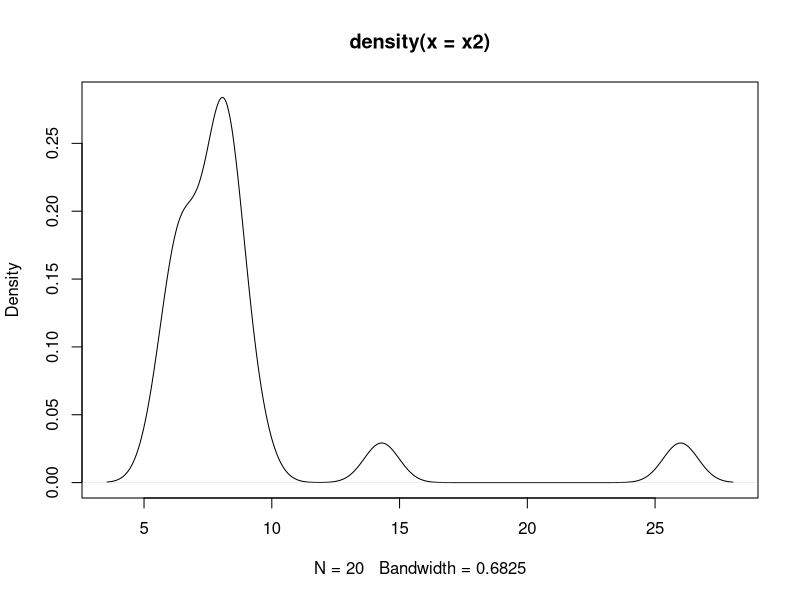
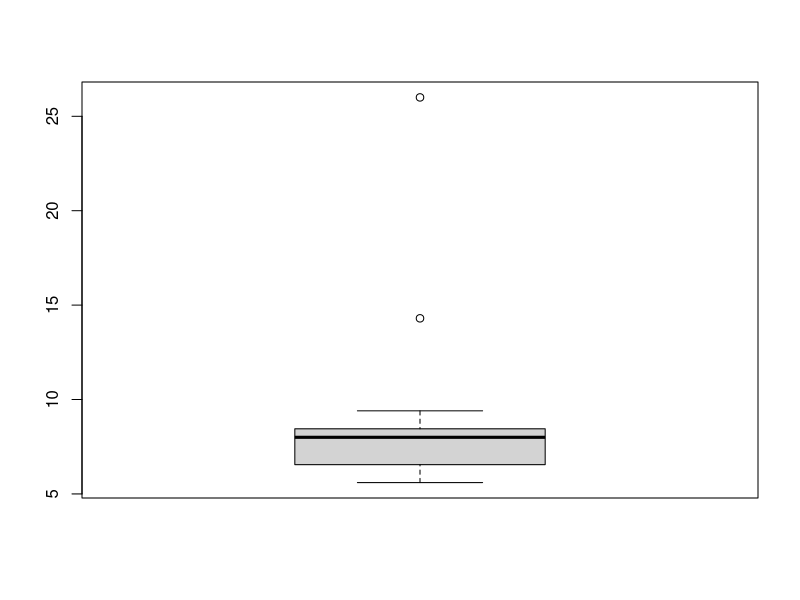
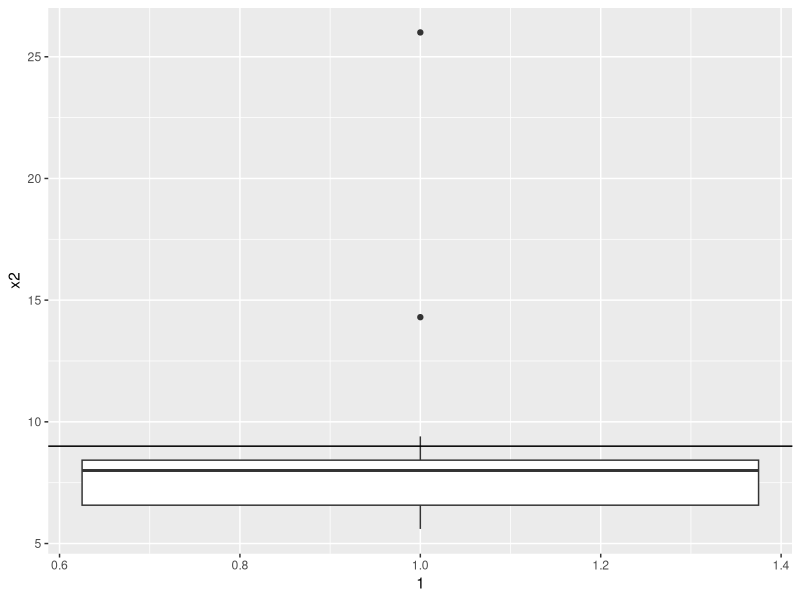
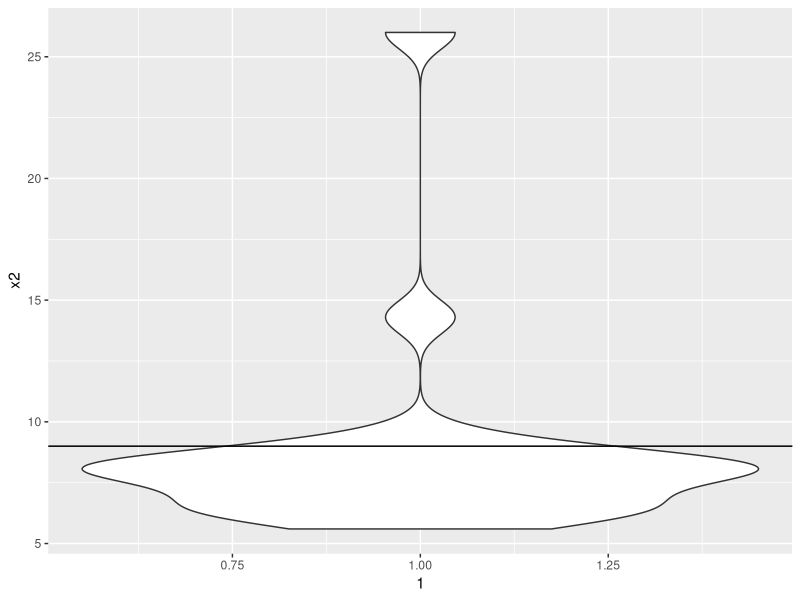
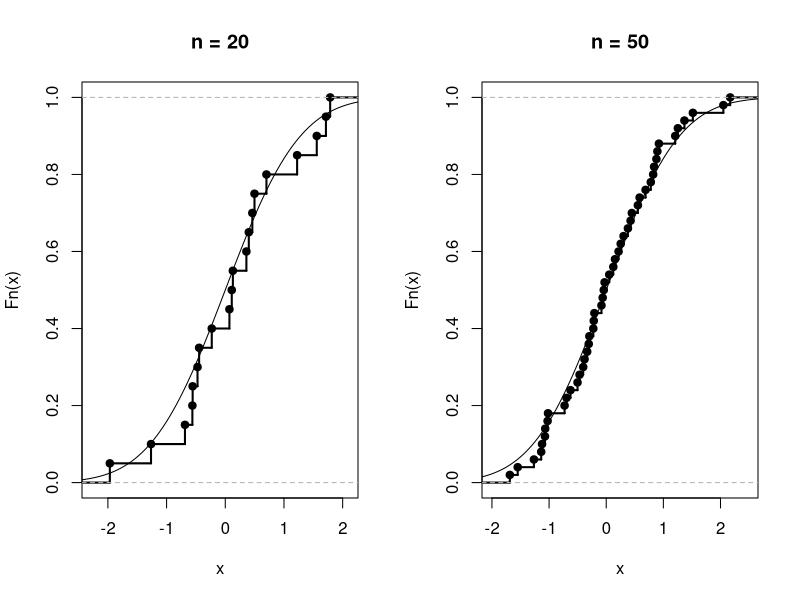
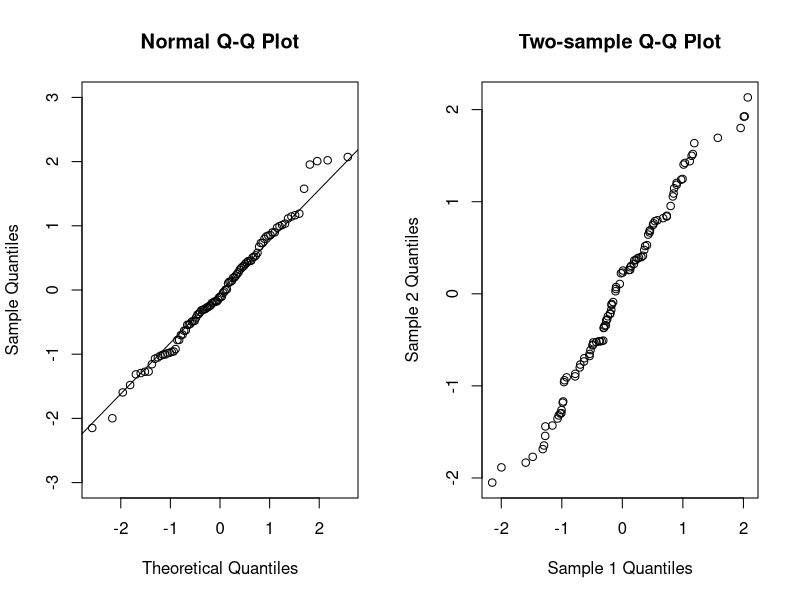
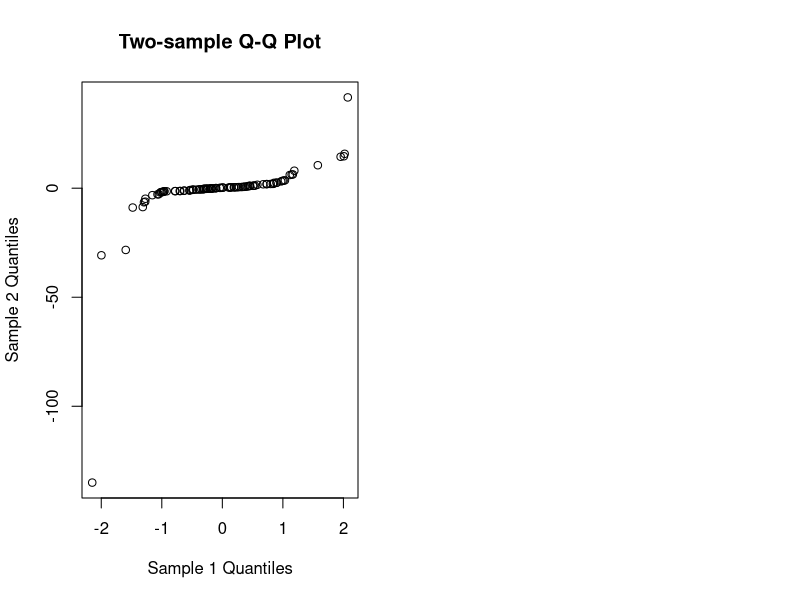
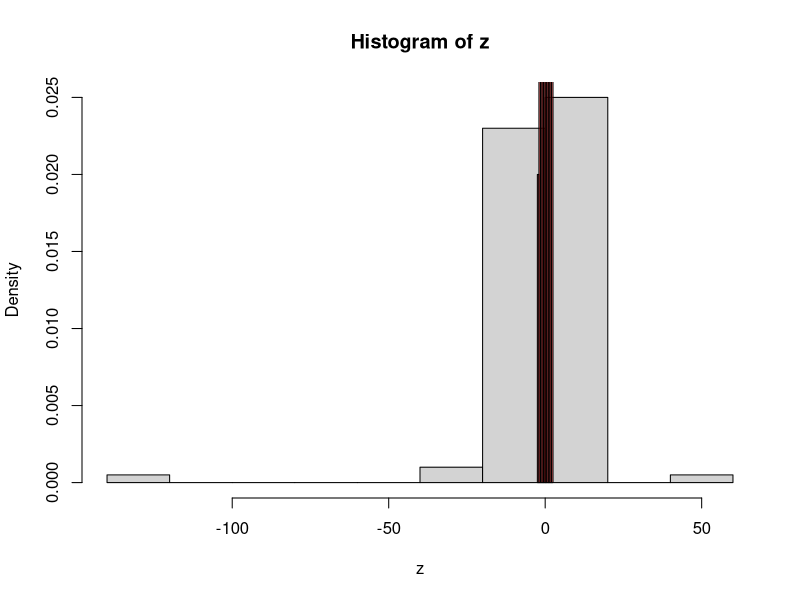

The R source for these figures, in order:
## The problem with tied observations
wilcox.test(c(-2, -2, 2, 2, 5, 5, 5), mu = 3)

##We can suppress this warning message, but it's not recommended in practice
?suppressWarnings
suppressWarnings(wilcox.test(c(-2,-2,2,2,5,5,5),mu = 3))

### R example
x2 <- c(5.6, 6.1, 6.3, 6.4, 6.5, 6.6, 7.0, 7.5, 7.9, 8.0,8.0, 8.1, 8.1, 8.2, 8.4, 8.5, 8.7, 9.4, 14.3, 26.0)

## Plot the density
plot(density(x2))

suppressWarnings(wilcox.test(x2, mu=9, conf.int=TRUE))

binom.test(sum(x2>9),length(x2),alternative = "two.sided")

t.test(x2,alternative = "two.sided",mu=9)

boxplot(x2)
##Better looking plots using ggplots 
library(ggplot2)
qplot(y=x2, x= 1, geom = "boxplot")+geom_abline(slope=0,intercept = 9)

qplot(y=x2, x= 1, geom = "violin")+geom_abline(slope=0,intercept = 9)

## Empirical and True Distribution
set.seed(123)
par(mfrow=c(1,2))
x <- seq(-3,3,length.out = 100)
?ecdf

emp <- ecdf(rnorm(20))
plot(emp,verticals = TRUE,lwd = 2,main="n = 20")
lines(x,pnorm(x))
# abline(h=0.95,col="red")
# abline(v=1.64,col="red")

emp <- ecdf(rnorm(50))
plot(emp,verticals = TRUE,lwd = 2,main="n = 50")
lines(x,pnorm(x))
# abline(h=0.95,col="red")
# abline(v=1.64,col="red")

########## QQ Plots

### One sample
set.seed(12)
y <- rnorm(100)
qqnorm(y, ylim=c(-3,3), main = "Normal Q-Q Plot",
       xlab = "Theoretical Quantiles", ylab = "Sample Quantiles",
       plot.it = TRUE)
qqline(y, distribution = qnorm)

### Two samples same 
z <- rnorm(100)
qqplot(y,z,main = "Two-sample Q-Q Plot",
       xlab = "Sample 1 Quantiles", ylab = "Sample 2 Quantiles")

### Two samples different
z <- rcauchy(100)
qqplot(y,z,main = "Two-sample Q-Q Plot",
       xlab = "Sample 1 Quantiles", ylab = "Sample 2 Quantiles")

par(mfrow=c(1,1))
hist(z, freq = F)
hist(y, freq = F, col = rgb(1,0,0,0.5), add = T)

boxplot(y,z)


## So far we have seen only visual checks.
## How do we actually test?
ks.test(rnorm(20),pnorm)

install.packages("nortest")
library(nortest)
lillie.test(rnorm(20))

shapiro.test(rnorm(100, mean = 5, sd = 3))
shapiro.test(runif(100, min = 2, max = 4))

par(mfrow=c(1,2))
n <- 1e3
x <- c(0, sort(runif(n)), 1)
y <- c(0, seq(1 / 2, n - 1 / 2) / n, 1)
plot(x, sqrt(n) * (y - x), type="l", xlab="t", ylab="B(t)", main = "n=1000")

n <- 1e4
x <- c(0, sort(runif(n)), 1)
y <- c(0, seq(1 / 2, n - 1 / 2) / n, 1)
plot(x, sqrt(n) * (y - x), type="l", xlab="t", ylab="B(t)", main = "n = 10000")
